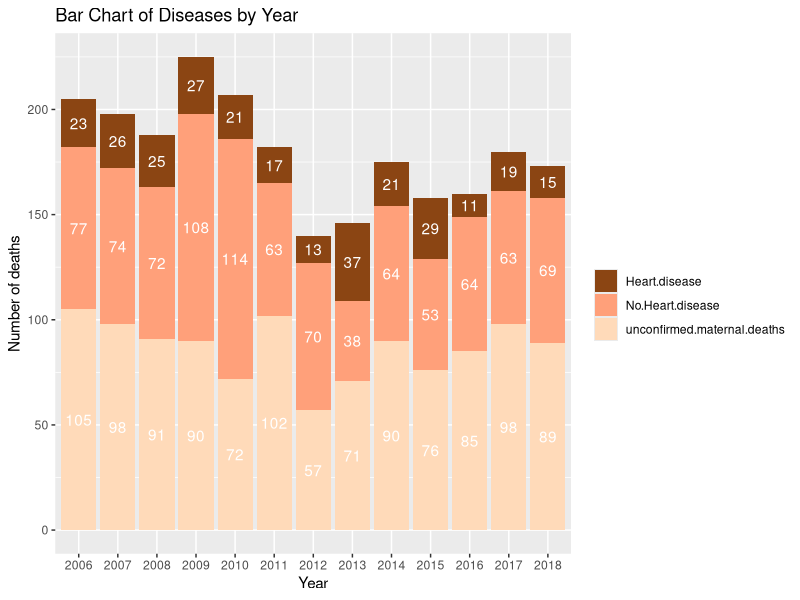

Write the R code that produced this figure.
#Source:Hettiarachchi, Ayesh et al. Heart disease complicating pregnancy as a leading cause of maternal deaths in LMIC settings: the Sri Lankan experience; The Lancet Regional Health - Southeast Asia, Volume 15, 100223
#Date:2023-06-16

# Import packages
library(ggplot2)

# Create data frame
data <- data.frame(
  year = c(2006, 2007, 2008, 2009, 2010, 2011, 2012, 2013, 2014, 2015, 2016, 2017, 2018),
  "Heart disease" = c(23, 26, 25, 27, 21, 17, 13, 37, 21, 29, 11, 19, 15),
  "No Heart disease" = c(77, 74, 72, 108, 114, 63, 70, 38, 64, 53, 64, 63, 69),
  "unconfirmed maternal deaths" = c(105, 98, 91, 90, 72, 102, 57, 71, 90, 76, 85, 98, 89)
)

# Convert data to a long format
data_long <- tidyr::gather(data, key = "disease", value = "value", -year)

# Set color
colors <- c("#8B4513", "#FFA07A", "#FFDAB9")

# Draw the bar chart and set the font
ggplot(data_long, aes(x = factor(year), y = value, fill = disease)) +
  geom_bar(stat = "identity", position = "stack") +
  labs(x = "Year", y = "Number of deaths", fill = "") +
  scale_fill_manual(values = colors) +
  ggtitle("Bar Chart of Diseases by Year") +
  geom_text(aes(label = value), color = "white", position = position_stack(vjust = 0.5))
